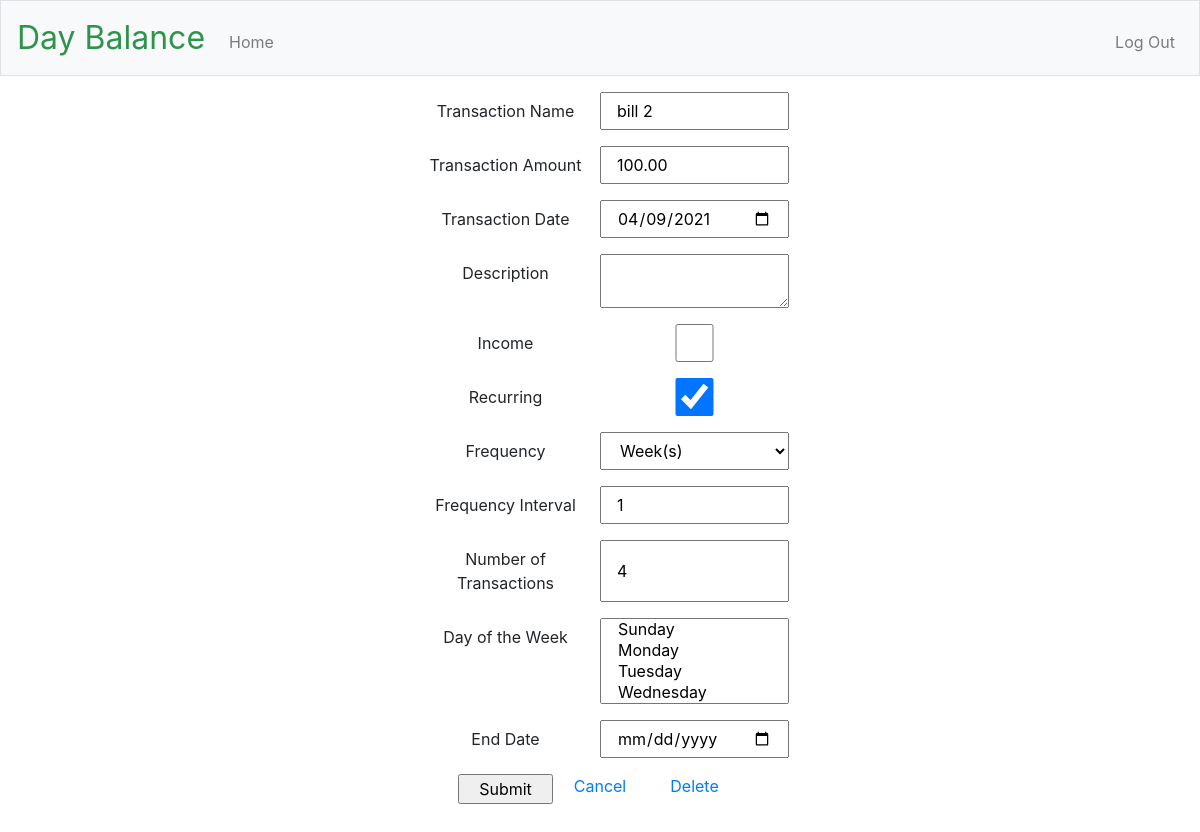
Before: /edit/3 (signed in) with the older database file.
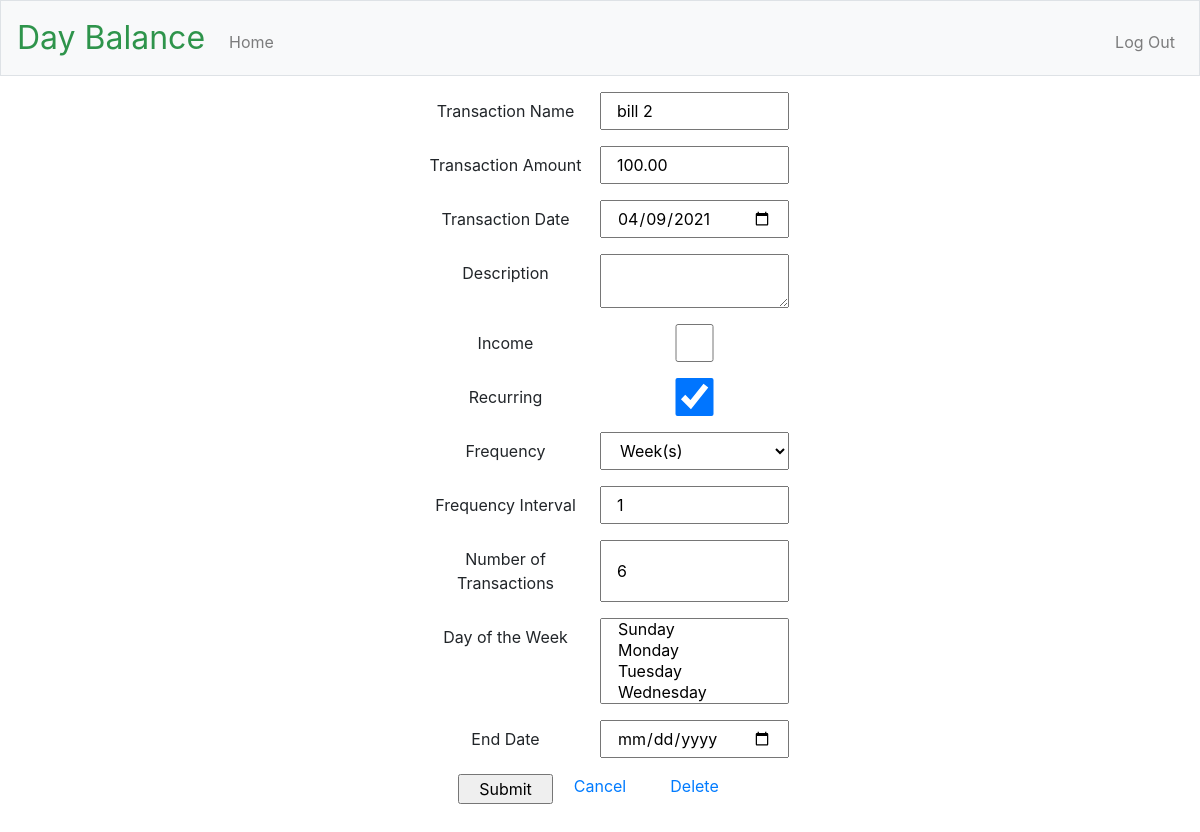
After: the same page with the newer database file.
### app/models.py (models this page shows, shortened)
class Transaction(app.db.Model):
    id = app.db.Column(app.db.Integer, primary_key=True)
    title = app.db.Column(app.db.String(40), nullable=False)
    date = app.db.Column(app.db.Date, nullable=False)
    amount = app.db.Column(app.db.Integer, nullable=False)
    description = app.db.Column(app.db.String(200))
    income = app.db.Column(app.db.Boolean)
    is_recurring = app.db.Column(app.db.Boolean)
    freq = app.db.Column(app.db.String(8))  # DAILY, WEEKLY, MONTHLY, YEARLY
    interval = app.db.Column(app.db.Integer)
    mon = app.db.Column(app.db.Boolean)
    tue = app.db.Column(app.db.Boolean)
    wed = app.db.Column(app.db.Boolean)
    thu = app.db.Column(app.db.Boolean)
    fri = app.db.Column(app.db.Boolean)
    sat = app.db.Column(app.db.Boolean)
    sun = app.db.Column(app.db.Boolean)
    count = app.db.Column(app.db.Integer)  # number of occurrences
    until = app.db.Column(app.db.Date)     # recurrence end date
    rrule_string = app.db.Column(app.db.String(100))
    user_id = app.db.Column(
        app.db.Integer,
        app.db.ForeignKey('user.id'),
        nullable=False,
    )
    day_names = ['MO', 'TU', 'WE', 'TH', 'FR', 'SA', 'SU']
    day_variables = [mon, tue, wed, thu, fri, sat, sun]
    freq_values = {
        'DAILY': rrule.DAILY,
        'WEEKLY': rrule.WEEKLY,
        'MONTHLY': rrule.MONTHLY,
        'YEARLY': rrule.YEARLY,
    }
    def return_amount(self):
        return (self.amount / 100)
    def return_byweekday(self):
        byweekday = []
        for i in range(len(self.day_variables)):
            if self.day_variables[i] is True:
                byweekday.append(self.day_names[i])
        return byweekday

### app/main/routes.py (the view)
@bp.route("/edit", methods=["GET", "POST"])
@bp.route("/edit/<int:transaction_id>", methods=["GET", "POST"])
@login_required
def edit_transaction(transaction_id):
    form = TransactionForm(request.form)
    edited_transaction = Transaction.query.filter_by(id=transaction_id).one()
    if request.method == 'POST' and form.validate():
        edited_transaction.title = form.title.data
        edited_transaction.date = form.date.data
        edited_transaction.description = form.description.data
        edited_transaction.income = form.income.data
        edited_transaction.is_recurring = form.is_recurring.data
        edited_transaction.freq = form.freq.data
        edited_transaction.interval = form.interval.data
        edited_transaction.count = form.count.data
        edited_transaction.until = form.until.data
        edited_transaction.set_amount(form.amount.data)
        if form.is_recurring.data:
            edited_transaction.set_recurring(form.byweekday.data)
        db.session.commit()
        flash("Your changes have been saved.")
        return redirect(url_for("main.index"))
    elif request.method == 'GET':
        form.title.data = edited_transaction.title
        form.date.data = edited_transaction.date
        form.description.data= edited_transaction.description
        form.income.data = edited_transaction.income
        form.is_recurring.data = edited_transaction.is_recurring
        form.freq.data = edited_transaction.freq
        form.interval.data = edited_transaction.interval
        form.count.data = edited_transaction.count
        form.until.data = edited_transaction.until
        form.amount.data = edited_transaction.return_amount()
        if edited_transaction.is_recurring:
            form.byweekday.data = edited_transaction.return_byweekday()
    return render_template(
        "edit_transaction.html",
        title = "Edit Transaction",
        form = form,
        transaction_id = edited_transaction.id,
    )

### app/models.py (called while the page is built)
@app.login.user_loader
def load_user(id):
    return User.query.get(int(id))

### app/templates/edit_transaction.html (shortened to what this page needs)
{% extends "layout.html" %}
{% block main %}
    <form action="/edit/{{ transaction_id }}" method="POST">
        <div class="form-group row justify-content-center">
            {{ form.title.label(class="col-sm-2 col-form-label") }}
            {{ form.title(class="col-sm-2") }}
        </div>
        <div class="form-group row justify-content-center">
            {{ form.amount.label(class="col-sm-2 col-form-label") }}
            {{ form.amount(class="col-sm-2") }}
        </div>
        <div class="form-group row justify-content-center">
            {{ form.date.label(class="col-sm-2 col-form-label") }}
            {{ form.date(class="col-sm-2") }}
        </div>
        <div class="form-group row justify-content-center">
            {{ form.description.label(class="col-sm-2 col-form-label") }}
            {{ form.description(class="col-sm-2") }}
        </div>
        <div class="form-group row justify-content-center">
            {{ form.income.label(class="col-sm-2 col-form-label") }}
            {{ form.income(class="col-sm-2") }}
        </div>
        <div class="form-group row justify-content-center">
            {{ form.is_recurring.label(class="col-sm-2 col-form-label") }}
            {{ form.is_recurring(class="col-sm-2") }}
        </div>
        <div class="form-group row justify-content-center">
            {{ form.freq.label(class="col-sm-2 col-form-label") }}
            {{ form.freq(class="col-sm-2") }}
        </div>
        <div class="form-group row justify-content-center">
            {{ form.interval.label(class="col-sm-2 col-form-label") }}
            {{ form.interval(class="col-sm-2") }}
        </div>
        <div class="form-group row justify-content-center">
            {{ form.count.label(class="col-sm-2 col-form-label") }}
            {{ form.count(class="col-sm-2") }}
        </div>
        <div class="form-group row justify-content-center">
            {{ form.byweekday.label(class="col-sm-2 col-form-label") }}
            {{ form.byweekday(class="col-sm-2") }}
        </div>
        <div class="form-group row justify-content-center">
            {{ form.until.label(class="col-sm-2 col-form-label") }}
            {{ form.until(class="col-sm-2") }}
        </div>
        <div class="form-group row justify-content-center">
            {{ form.submit(class="col-1") }}
            <div class="col-1">
                <a href="{{ url_for('main.index') }}">Cancel</a>
            </div>
            <div class="col-1">
                <a href="{{ url_for('main.delete_transaction',transaction_id = transaction_id) }}">Delete</a>
            </div>
        </div>
    </form>
{% endblock %}

### app/templates/layout.html (shortened to what this page needs)
<!DOCTYPE html>
<html lang="en">
    <head>
        <link href="https://maxcdn.bootstrapcdn.com/bootstrap/4.1.3/css/bootstrap.min.css" rel="stylesheet">
        <link href="/static/styles.css" rel="stylesheet">
    </head>
    <body>
        <nav class="navbar navbar-expand-md navbar-light bg-light border">
            <a class="navbar-brand" href="/"><span class="green">Day Balance</span></a>
            <div class="collapse navbar-collapse" id="navbar">
                {% if current_user.is_anonymous %}
                <ul class="navbar-nav ml-auto mt-2">
                    <li class="nav-item"><a class="nav-link" href="{{ url_for('auth.register') }}">Register</a></li>
                    <li class="nav-item"><a class="nav-link" href="{{ url_for('auth.login') }}">Log In</a></li>
                </ul>
                {% else %}
                <ul class="navbar-nav mr-auto mt-2">
                    <li class="nav-item"><a class="nav-link" href="{{ url_for('main.index') }}">Home</a></li>
                </ul>
                <ul class="navbar-nav ml-auto mt-2">
                    <li class="nav-item"><a class="nav-link" href="{{ url_for('auth.logout') }}">Log Out</a></li>
                </ul>
            {% endif %}
            </div>
        </nav>
        <main class="container-fluid px-5 py-3">
            {% block main %}{% endblock %}
        </main>
    </body>
</html>

### app/static/styles.css (style rules this page uses)
nav .navbar-brand { font-size: xx-large; }
nav .navbar-brand .green { color: #2e944b; }
main { overflow-x: auto; text-align: center; }

Changed rows visible on the page:
changed Transaction "bill 2": count "4" → "6"
